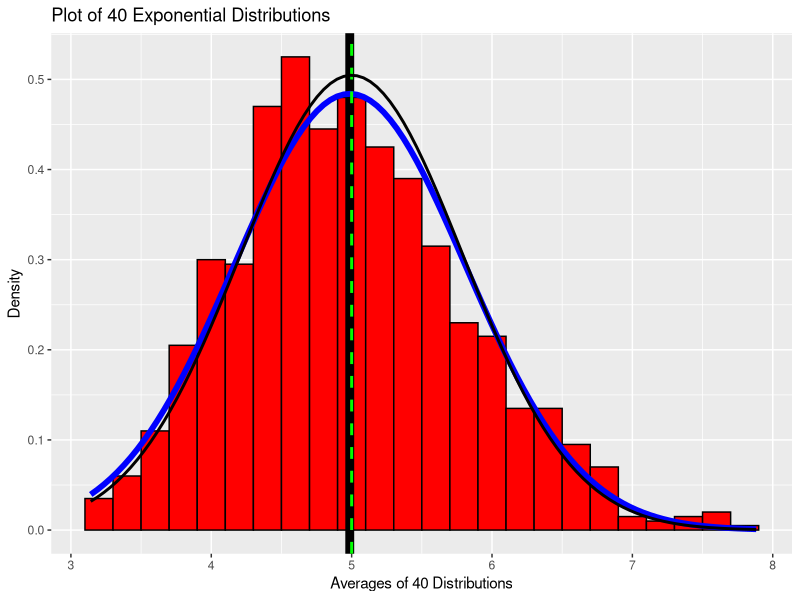

Generate this figure with R:
## ---- chunk 1
library(knitr)
library(ggplot2)
opts_chunk$set(echo=TRUE)
set.seed(42)
## ---- chunk 2
n <- 40
lambda <- 0.2
sim <- 1000
## ---- chunk 3
TMean = 1/lambda
TStdDev = ((1/lambda) * (1/sqrt(n)))
TVar = TStdDev^2
## ---- chunk 4
data <- matrix(rexp(n*sim, lambda), sim)
row_means <- apply(data,1,mean)
emp_mean <- mean(row_means)
emp_sd <- sd(row_means)
emp_var <- var(row_means)
## ---- chunk 5
dfrm <- data.frame(row_means)
ggplot(dfrm,aes(x=row_means)) +  geom_histogram(binwidth = lambda,fill="red",color="black",aes(y = ..density..)) +  labs(title="Plot of 40 Exponential Distributions", x="Averages of 40 Distributions", y="Density") + geom_vline(xintercept=emp_mean,size=3.0, color="black") +  stat_function(fun=dnorm,args=list(mean=emp_mean, sd=emp_sd),color = "blue", size = 2.0) +  geom_vline(xintercept=TMean,size=1.0,color="green",linetype = "dashed", size=3.0) +  stat_function(fun=dnorm,args=list(mean=TMean, sd=TStdDev),color = "black", size = 1.0)
